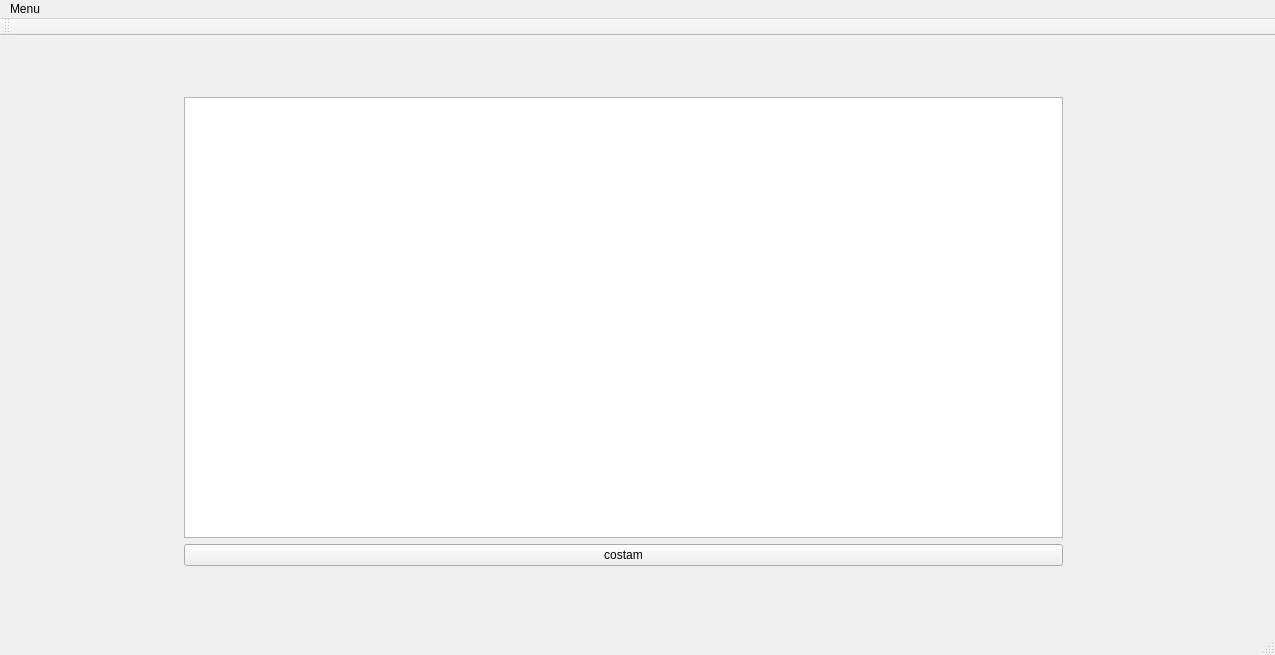
<?xml version="1.0" encoding="UTF-8"?>
<ui version="4.0">
 <class>Testowy_app</class>
 <widget class="QMainWindow" name="Testowy_app">
  <property name="geometry">
   <rect>
    <x>0</x>
    <y>0</y>
    <width>1275</width>
    <height>655</height>
   </rect>
  </property>
  <property name="windowTitle">
   <string>Testowy_app</string>
  </property>
  <widget class="QWidget" name="centralWidget">
   <widget class="QWidget" name="layoutWidget">
    <property name="geometry">
     <rect>
      <x>173</x>
      <y>50</y>
      <width>901</width>
      <height>491</height>
     </rect>
    </property>
    <layout class="QVBoxLayout" name="verticalLayout">
     <item>
      <widget class="QTextEdit" name="textEdit"/>
     </item>
     <item>
      <widget class="QPushButton" name="costamButton">
       <property name="text">
        <string>costam</string>
       </property>
      </widget>
     </item>
    </layout>
   </widget>
  </widget>
  <widget class="QMenuBar" name="menuBar">
   <property name="geometry">
    <rect>
     <x>0</x>
     <y>0</y>
     <width>1275</width>
     <height>21</height>
    </rect>
   </property>
   <widget class="QMenu" name="menuTestowa_apka">
    <property name="title">
     <string>Menu</string>
    </property>
    <addaction name="actionZapisz"/>
    <addaction name="actionOtworz"/>
   </widget>
   <addaction name="menuTestowa_apka"/>
  </widget>
  <widget class="QToolBar" name="mainToolBar">
   <attribute name="toolBarArea">
    <enum>TopToolBarArea</enum>
   </attribute>
   <attribute name="toolBarBreak">
    <bool>false</bool>
   </attribute>
  </widget>
  <widget class="QStatusBar" name="statusBar"/>
  <action name="actionmenu">
   <property name="text">
    <string>menu</string>
   </property>
  </action>
  <action name="actionZapisz">
   <property name="text">
    <string>Zapisz</string>
   </property>
  </action>
  <action name="actionOtworz">
   <property name="text">
    <string>Otworz</string>
   </property>
  </action>
 </widget>
 <layoutdefault spacing="6" margin="11"/>
 <resources/>
 <connections/>
</ui>
